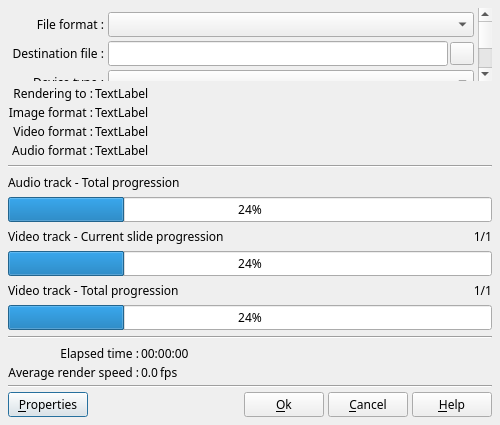
<?xml version="1.0" encoding="UTF-8"?>
<ui version="4.0">
 <class>DlgRenderVideo</class>
 <widget class="QDialog" name="DlgRenderVideo">
  <property name="geometry">
   <rect>
    <x>0</x>
    <y>0</y>
    <width>500</width>
    <height>425</height>
   </rect>
  </property>
  <property name="minimumSize">
   <size>
    <width>500</width>
    <height>350</height>
   </size>
  </property>
  <property name="font">
   <font>
    <family>Sans Serif</family>
    <pointsize>9</pointsize>
   </font>
  </property>
  <property name="windowTitle">
   <string notr="true">Render video</string>
  </property>
  <layout class="QVBoxLayout" name="verticalLayout">
   <property name="spacing">
    <number>4</number>
   </property>
   <property name="margin">
    <number>8</number>
   </property>
   <item>
    <widget class="QScrollArea" name="SelectDestScroll">
     <property name="frameShape">
      <enum>QFrame::NoFrame</enum>
     </property>
     <property name="widgetResizable">
      <bool>true</bool>
     </property>
     <widget class="QWidget" name="SelectDestWidget">
      <property name="geometry">
       <rect>
        <x>0</x>
        <y>0</y>
        <width>467</width>
        <height>367</height>
       </rect>
      </property>
      <layout class="QGridLayout" name="gridLayout_2">
       <property name="margin">
        <number>4</number>
       </property>
       <property name="spacing">
        <number>4</number>
       </property>
       <item row="11" column="0">
        <widget class="QLabel" name="ImageSizeLabel">
         <property name="text">
          <string>Image format :</string>
         </property>
         <property name="alignment">
          <set>Qt::AlignRight|Qt::AlignTrailing|Qt::AlignVCenter</set>
         </property>
        </widget>
       </item>
       <item row="4" column="0">
        <widget class="QLabel" name="label">
         <property name="text">
          <string>Destination file :</string>
         </property>
         <property name="alignment">
          <set>Qt::AlignRight|Qt::AlignTrailing|Qt::AlignVCenter</set>
         </property>
        </widget>
       </item>
       <item row="4" column="1">
        <layout class="QHBoxLayout" name="horizontalLayout">
         <property name="spacing">
          <number>2</number>
         </property>
         <property name="margin">
          <number>0</number>
         </property>
         <item>
          <widget class="QLineEdit" name="DestinationFilePath">
           <property name="toolTip">
            <string>Destination file path</string>
           </property>
          </widget>
         </item>
         <item>
          <widget class="QToolButton" name="DestinationFilePathBT">
           <property name="toolTip">
            <string>Select the destination file path</string>
           </property>
           <property name="text">
            <string notr="true"/>
           </property>
           <property name="icon">
            <iconset>
             <normaloff>:/img/FolderOpen.png</normaloff>:/img/FolderOpen.png</iconset>
           </property>
          </widget>
         </item>
        </layout>
       </item>
       <item row="9" column="0">
        <widget class="QLabel" name="StandardLabel">
         <property name="text">
          <string>Video standard :</string>
         </property>
         <property name="alignment">
          <set>Qt::AlignRight|Qt::AlignTrailing|Qt::AlignVCenter</set>
         </property>
        </widget>
       </item>
       <item row="9" column="1">
        <layout class="QHBoxLayout" name="horizontalLayout_7">
         <property name="spacing">
          <number>2</number>
         </property>
         <item>
          <widget class="QComboBox" name="StandardCombo">
           <property name="toolTip">
            <string>Select the video standard to use, PAL or NTSC.</string>
           </property>
           <item>
            <property name="text">
             <string>PAL</string>
            </property>
           </item>
           <item>
            <property name="text">
             <string>NTSC</string>
            </property>
           </item>
          </widget>
         </item>
         <item>
          <widget class="QLabel" name="GeometryLabel">
           <property name="sizePolicy">
            <sizepolicy hsizetype="Expanding" vsizetype="Preferred">
             <horstretch>0</horstretch>
             <verstretch>0</verstretch>
            </sizepolicy>
           </property>
           <property name="text">
            <string>Geometry :</string>
           </property>
           <property name="alignment">
            <set>Qt::AlignRight|Qt::AlignTrailing|Qt::AlignVCenter</set>
           </property>
          </widget>
         </item>
         <item>
          <widget class="QComboBox" name="GeometryCombo">
           <property name="currentIndex">
            <number>0</number>
           </property>
           <item>
            <property name="text">
             <string>Old TV (4:3)</string>
            </property>
           </item>
           <item>
            <property name="text">
             <string>TV Wide (16:9)</string>
            </property>
           </item>
           <item>
            <property name="text">
             <string>Cinema (2.35:1)</string>
            </property>
           </item>
          </widget>
         </item>
        </layout>
       </item>
       <item row="11" column="1">
        <layout class="QHBoxLayout" name="horizontalLayout_6">
         <property name="spacing">
          <number>2</number>
         </property>
         <item>
          <widget class="QComboBox" name="ImageSizeCombo">
           <property name="toolTip">
            <string>Select the image resolution to use for the rendering.</string>
           </property>
           <property name="currentIndex">
            <number>-1</number>
           </property>
          </widget>
         </item>
        </layout>
       </item>
       <item row="13" column="1">
        <layout class="QHBoxLayout" name="horizontalLayout_8">
         <property name="spacing">
          <number>2</number>
         </property>
         <item>
          <widget class="QComboBox" name="VideoFormatCB">
           <property name="sizePolicy">
            <sizepolicy hsizetype="Expanding" vsizetype="Fixed">
             <horstretch>0</horstretch>
             <verstretch>0</verstretch>
            </sizepolicy>
           </property>
           <property name="minimumSize">
            <size>
             <width>150</width>
             <height>0</height>
            </size>
           </property>
           <property name="toolTip">
            <string>Select the video codec to use for the rendering.</string>
           </property>
          </widget>
         </item>
         <item>
          <widget class="QLabel" name="VideoBitRateLabel">
           <property name="sizePolicy">
            <sizepolicy hsizetype="Preferred" vsizetype="Preferred">
             <horstretch>0</horstretch>
             <verstretch>0</verstretch>
            </sizepolicy>
           </property>
           <property name="text">
            <string>Bit rate :</string>
           </property>
           <property name="alignment">
            <set>Qt::AlignRight|Qt::AlignTrailing|Qt::AlignVCenter</set>
           </property>
          </widget>
         </item>
         <item>
          <widget class="QComboBox" name="VideoBitRateCB">
           <property name="minimumSize">
            <size>
             <width>80</width>
             <height>0</height>
            </size>
           </property>
           <property name="maximumSize">
            <size>
             <width>80</width>
             <height>16777215</height>
            </size>
           </property>
           <property name="toolTip">
            <string>Select the bit rate to use for video during the rendering.</string>
           </property>
          </widget>
         </item>
        </layout>
       </item>
       <item row="15" column="1">
        <layout class="QHBoxLayout" name="horizontalLayout_9">
         <property name="spacing">
          <number>2</number>
         </property>
         <item>
          <widget class="QComboBox" name="AudioFormatCB">
           <property name="sizePolicy">
            <sizepolicy hsizetype="Expanding" vsizetype="Fixed">
             <horstretch>0</horstretch>
             <verstretch>0</verstretch>
            </sizepolicy>
           </property>
           <property name="minimumSize">
            <size>
             <width>150</width>
             <height>0</height>
            </size>
           </property>
           <property name="toolTip">
            <string>Select the audio codec to use for the rendering.</string>
           </property>
          </widget>
         </item>
         <item>
          <widget class="QLabel" name="AudioBitRateLabel">
           <property name="text">
            <string>Bit rate :</string>
           </property>
           <property name="alignment">
            <set>Qt::AlignRight|Qt::AlignTrailing|Qt::AlignVCenter</set>
           </property>
          </widget>
         </item>
         <item>
          <widget class="QComboBox" name="AudioBitRateCB">
           <property name="minimumSize">
            <size>
             <width>80</width>
             <height>0</height>
            </size>
           </property>
           <property name="maximumSize">
            <size>
             <width>80</width>
             <height>16777215</height>
            </size>
           </property>
           <property name="toolTip">
            <string>Select the bit rate to use for audio during the rendering.</string>
           </property>
          </widget>
         </item>
        </layout>
       </item>
       <item row="2" column="0">
        <widget class="QLabel" name="FileFormatLabel">
         <property name="text">
          <string>File format :</string>
         </property>
         <property name="alignment">
          <set>Qt::AlignRight|Qt::AlignTrailing|Qt::AlignVCenter</set>
         </property>
        </widget>
       </item>
       <item row="2" column="1">
        <widget class="QComboBox" name="FileFormatCB">
         <property name="sizePolicy">
          <sizepolicy hsizetype="Preferred" vsizetype="Fixed">
           <horstretch>0</horstretch>
           <verstretch>0</verstretch>
          </sizepolicy>
         </property>
         <property name="toolTip">
          <string>Select the file type to use for the rendering.</string>
         </property>
        </widget>
       </item>
       <item row="15" column="0">
        <widget class="QLabel" name="AudioFormatLabel">
         <property name="text">
          <string>Audio codec :</string>
         </property>
         <property name="alignment">
          <set>Qt::AlignRight|Qt::AlignTrailing|Qt::AlignVCenter</set>
         </property>
        </widget>
       </item>
       <item row="13" column="0">
        <widget class="QLabel" name="VideoFormatLabel">
         <property name="text">
          <string>Video codec :</string>
         </property>
         <property name="alignment">
          <set>Qt::AlignRight|Qt::AlignTrailing|Qt::AlignVCenter</set>
         </property>
        </widget>
       </item>
       <item row="6" column="1">
        <widget class="QComboBox" name="DeviceModelCB">
         <property name="toolTip">
          <string>Select the model of equipment</string>
         </property>
        </widget>
       </item>
       <item row="6" column="0">
        <widget class="QLabel" name="DeviceModelLabel">
         <property name="text">
          <string>Device model :</string>
         </property>
         <property name="alignment">
          <set>Qt::AlignRight|Qt::AlignTrailing|Qt::AlignVCenter</set>
         </property>
        </widget>
       </item>
       <item row="5" column="0">
        <widget class="QLabel" name="DeviceTypeLabel">
         <property name="text">
          <string>Device type :</string>
         </property>
         <property name="alignment">
          <set>Qt::AlignRight|Qt::AlignTrailing|Qt::AlignVCenter</set>
         </property>
        </widget>
       </item>
       <item row="5" column="1">
        <widget class="QComboBox" name="DeviceTypeCB">
         <property name="toolTip">
          <string>Select the type of equipment.</string>
         </property>
        </widget>
       </item>
       <item row="18" column="1">
        <spacer name="verticalSpacer_2">
         <property name="orientation">
          <enum>Qt::Vertical</enum>
         </property>
         <property name="sizeHint" stdset="0">
          <size>
           <width>20</width>
           <height>40</height>
          </size>
         </property>
        </spacer>
       </item>
       <item row="7" column="1">
        <layout class="QGridLayout" name="gridLayout_4">
         <property name="horizontalSpacing">
          <number>4</number>
         </property>
         <property name="verticalSpacing">
          <number>2</number>
         </property>
         <item row="0" column="0" colspan="5">
          <widget class="QRadioButton" name="RenderZoneAllBt">
           <property name="text">
            <string>All slides</string>
           </property>
          </widget>
         </item>
         <item row="1" column="0">
          <widget class="QRadioButton" name="RenderZoneFromBt">
           <property name="text">
            <string>From</string>
           </property>
          </widget>
         </item>
         <item row="1" column="1">
          <widget class="QSpinBox" name="RenderZoneFromED"/>
         </item>
         <item row="1" column="2">
          <widget class="QLabel" name="RenderZoneTo">
           <property name="text">
            <string>To</string>
           </property>
          </widget>
         </item>
         <item row="1" column="3">
          <widget class="QSpinBox" name="RenderZoneToED"/>
         </item>
         <item row="1" column="4">
          <spacer name="horizontalSpacer">
           <property name="orientation">
            <enum>Qt::Horizontal</enum>
           </property>
           <property name="sizeHint" stdset="0">
            <size>
             <width>40</width>
             <height>20</height>
            </size>
           </property>
          </spacer>
         </item>
        </layout>
       </item>
       <item row="7" column="0">
        <widget class="QLabel" name="label_2">
         <property name="text">
          <string>To render :</string>
         </property>
         <property name="alignment">
          <set>Qt::AlignRight|Qt::AlignTop|Qt::AlignTrailing</set>
         </property>
        </widget>
       </item>
       <item row="14" column="0">
        <widget class="QLabel" name="label_3">
         <property name="text">
          <string>Sound :</string>
         </property>
         <property name="alignment">
          <set>Qt::AlignRight|Qt::AlignTrailing|Qt::AlignVCenter</set>
         </property>
        </widget>
       </item>
       <item row="14" column="1">
        <widget class="QCheckBox" name="IncludeSoundCB">
         <property name="text">
          <string>Include sound in the video</string>
         </property>
        </widget>
       </item>
       <item row="17" column="0" colspan="2">
        <widget class="QLabel" name="RenderFormatText">
         <property name="text">
          <string notr="true"/>
         </property>
         <property name="wordWrap">
          <bool>true</bool>
         </property>
        </widget>
       </item>
       <item row="16" column="1">
        <layout class="QHBoxLayout" name="horizontalLayout_10">
         <property name="margin">
          <number>0</number>
         </property>
         <item>
          <widget class="QLineEdit" name="LanguageED">
           <property name="sizePolicy">
            <sizepolicy hsizetype="Fixed" vsizetype="Fixed">
             <horstretch>0</horstretch>
             <verstretch>0</verstretch>
            </sizepolicy>
           </property>
           <property name="minimumSize">
            <size>
             <width>50</width>
             <height>0</height>
            </size>
           </property>
           <property name="maximumSize">
            <size>
             <width>50</width>
             <height>16777215</height>
            </size>
           </property>
           <property name="text">
            <string>und</string>
           </property>
           <property name="maxLength">
            <number>3</number>
           </property>
          </widget>
         </item>
         <item>
          <widget class="QLabel" name="label_5">
           <property name="text">
            <string>(ISO 639 language code)</string>
           </property>
          </widget>
         </item>
        </layout>
       </item>
       <item row="16" column="0">
        <widget class="QLabel" name="label_7">
         <property name="text">
          <string>Language :</string>
         </property>
         <property name="alignment">
          <set>Qt::AlignRight|Qt::AlignTrailing|Qt::AlignVCenter</set>
         </property>
        </widget>
       </item>
      </layout>
     </widget>
    </widget>
   </item>
   <item>
    <widget class="QWidget" name="ProcessWidget" native="true">
     <layout class="QVBoxLayout" name="verticalLayout_3">
      <property name="spacing">
       <number>6</number>
      </property>
      <property name="margin">
       <number>0</number>
      </property>
      <item>
       <layout class="QGridLayout" name="gridLayout_3">
        <property name="margin">
         <number>0</number>
        </property>
        <property name="spacing">
         <number>2</number>
        </property>
        <item row="0" column="0">
         <widget class="QLabel" name="label_6">
          <property name="text">
           <string>Rendering to :</string>
          </property>
          <property name="alignment">
           <set>Qt::AlignRight|Qt::AlignTop|Qt::AlignTrailing</set>
          </property>
         </widget>
        </item>
        <item row="1" column="0">
         <widget class="QLabel" name="label_11">
          <property name="text">
           <string>Image format :</string>
          </property>
          <property name="alignment">
           <set>Qt::AlignRight|Qt::AlignTop|Qt::AlignTrailing</set>
          </property>
         </widget>
        </item>
        <item row="2" column="0">
         <widget class="QLabel" name="label_12">
          <property name="text">
           <string>Video format :</string>
          </property>
          <property name="alignment">
           <set>Qt::AlignRight|Qt::AlignTop|Qt::AlignTrailing</set>
          </property>
         </widget>
        </item>
        <item row="3" column="0">
         <widget class="QLabel" name="label_13">
          <property name="text">
           <string>Audio format :</string>
          </property>
          <property name="alignment">
           <set>Qt::AlignRight|Qt::AlignTop|Qt::AlignTrailing</set>
          </property>
         </widget>
        </item>
        <item row="0" column="1">
         <widget class="QLabel" name="InformationLabel1">
          <property name="sizePolicy">
           <sizepolicy hsizetype="MinimumExpanding" vsizetype="Preferred">
            <horstretch>0</horstretch>
            <verstretch>0</verstretch>
           </sizepolicy>
          </property>
          <property name="text">
           <string notr="true">TextLabel</string>
          </property>
          <property name="alignment">
           <set>Qt::AlignLeading|Qt::AlignLeft|Qt::AlignTop</set>
          </property>
          <property name="wordWrap">
           <bool>true</bool>
          </property>
         </widget>
        </item>
        <item row="1" column="1">
         <widget class="QLabel" name="InformationLabel2">
          <property name="sizePolicy">
           <sizepolicy hsizetype="MinimumExpanding" vsizetype="Preferred">
            <horstretch>0</horstretch>
            <verstretch>0</verstretch>
           </sizepolicy>
          </property>
          <property name="text">
           <string notr="true">TextLabel</string>
          </property>
          <property name="alignment">
           <set>Qt::AlignLeading|Qt::AlignLeft|Qt::AlignTop</set>
          </property>
          <property name="wordWrap">
           <bool>true</bool>
          </property>
         </widget>
        </item>
        <item row="2" column="1">
         <widget class="QLabel" name="InformationLabel3">
          <property name="sizePolicy">
           <sizepolicy hsizetype="MinimumExpanding" vsizetype="Preferred">
            <horstretch>0</horstretch>
            <verstretch>0</verstretch>
           </sizepolicy>
          </property>
          <property name="text">
           <string notr="true">TextLabel</string>
          </property>
          <property name="alignment">
           <set>Qt::AlignLeading|Qt::AlignLeft|Qt::AlignTop</set>
          </property>
          <property name="wordWrap">
           <bool>true</bool>
          </property>
         </widget>
        </item>
        <item row="3" column="1">
         <widget class="QLabel" name="InformationLabel4">
          <property name="sizePolicy">
           <sizepolicy hsizetype="MinimumExpanding" vsizetype="Preferred">
            <horstretch>0</horstretch>
            <verstretch>0</verstretch>
           </sizepolicy>
          </property>
          <property name="text">
           <string notr="true">TextLabel</string>
          </property>
          <property name="alignment">
           <set>Qt::AlignLeading|Qt::AlignLeft|Qt::AlignTop</set>
          </property>
          <property name="wordWrap">
           <bool>true</bool>
          </property>
         </widget>
        </item>
       </layout>
      </item>
      <item>
       <widget class="Line" name="line_2">
        <property name="orientation">
         <enum>Qt::Horizontal</enum>
        </property>
       </widget>
      </item>
      <item>
       <layout class="QHBoxLayout" name="horizontalLayout_5">
        <property name="spacing">
         <number>2</number>
        </property>
        <property name="margin">
         <number>0</number>
        </property>
        <item>
         <widget class="QLabel" name="SoundProgressLabel">
          <property name="text">
           <string>Audio track - Total progression</string>
          </property>
         </widget>
        </item>
       </layout>
      </item>
      <item>
       <widget class="QProgressBar" name="SoundProgressBar">
        <property name="value">
         <number>24</number>
        </property>
        <property name="alignment">
         <set>Qt::AlignCenter</set>
        </property>
       </widget>
      </item>
      <item>
       <layout class="QHBoxLayout" name="horizontalLayout_3">
        <property name="spacing">
         <number>2</number>
        </property>
        <property name="margin">
         <number>0</number>
        </property>
        <item>
         <widget class="QLabel" name="label_8">
          <property name="sizePolicy">
           <sizepolicy hsizetype="Preferred" vsizetype="Preferred">
            <horstretch>0</horstretch>
            <verstretch>0</verstretch>
           </sizepolicy>
          </property>
          <property name="text">
           <string>Video track - Current slide progression</string>
          </property>
         </widget>
        </item>
        <item>
         <widget class="QLabel" name="SlideNumberLabel">
          <property name="sizePolicy">
           <sizepolicy hsizetype="Preferred" vsizetype="Preferred">
            <horstretch>0</horstretch>
            <verstretch>0</verstretch>
           </sizepolicy>
          </property>
          <property name="minimumSize">
           <size>
            <width>100</width>
            <height>0</height>
           </size>
          </property>
          <property name="maximumSize">
           <size>
            <width>100</width>
            <height>16777215</height>
           </size>
          </property>
          <property name="text">
           <string notr="true">1/1</string>
          </property>
          <property name="alignment">
           <set>Qt::AlignRight|Qt::AlignTrailing|Qt::AlignVCenter</set>
          </property>
         </widget>
        </item>
       </layout>
      </item>
      <item>
       <widget class="QProgressBar" name="SlideProgressBar">
        <property name="value">
         <number>24</number>
        </property>
        <property name="alignment">
         <set>Qt::AlignCenter</set>
        </property>
       </widget>
      </item>
      <item>
       <layout class="QHBoxLayout" name="horizontalLayout_4">
        <property name="spacing">
         <number>2</number>
        </property>
        <property name="margin">
         <number>0</number>
        </property>
        <item>
         <widget class="QLabel" name="label_9">
          <property name="sizePolicy">
           <sizepolicy hsizetype="Preferred" vsizetype="Preferred">
            <horstretch>0</horstretch>
            <verstretch>0</verstretch>
           </sizepolicy>
          </property>
          <property name="text">
           <string>Video track - Total progression</string>
          </property>
         </widget>
        </item>
        <item>
         <widget class="QLabel" name="FrameNumberLabel">
          <property name="minimumSize">
           <size>
            <width>100</width>
            <height>0</height>
           </size>
          </property>
          <property name="maximumSize">
           <size>
            <width>100</width>
            <height>16777215</height>
           </size>
          </property>
          <property name="text">
           <string notr="true">1/1</string>
          </property>
          <property name="alignment">
           <set>Qt::AlignRight|Qt::AlignTrailing|Qt::AlignVCenter</set>
          </property>
         </widget>
        </item>
       </layout>
      </item>
      <item>
       <widget class="QProgressBar" name="TotalProgressBar">
        <property name="value">
         <number>24</number>
        </property>
        <property name="alignment">
         <set>Qt::AlignCenter</set>
        </property>
       </widget>
      </item>
      <item>
       <widget class="Line" name="line_3">
        <property name="orientation">
         <enum>Qt::Horizontal</enum>
        </property>
       </widget>
      </item>
      <item>
       <layout class="QGridLayout" name="gridLayout">
        <property name="margin">
         <number>0</number>
        </property>
        <property name="spacing">
         <number>2</number>
        </property>
        <item row="0" column="0">
         <widget class="QLabel" name="DisplayTextLabel">
          <property name="text">
           <string>Elapsed time :</string>
          </property>
          <property name="alignment">
           <set>Qt::AlignRight|Qt::AlignTrailing|Qt::AlignVCenter</set>
          </property>
         </widget>
        </item>
        <item row="1" column="0">
         <widget class="QLabel" name="label_16">
          <property name="text">
           <string>Average render speed :</string>
          </property>
          <property name="alignment">
           <set>Qt::AlignRight|Qt::AlignTrailing|Qt::AlignVCenter</set>
          </property>
         </widget>
        </item>
        <item row="0" column="1" colspan="2">
         <widget class="QLabel" name="ElapsedTimeLabel">
          <property name="sizePolicy">
           <sizepolicy hsizetype="Expanding" vsizetype="Preferred">
            <horstretch>0</horstretch>
            <verstretch>0</verstretch>
           </sizepolicy>
          </property>
          <property name="text">
           <string notr="true">00:00:00</string>
          </property>
         </widget>
        </item>
        <item row="1" column="1">
         <widget class="QLabel" name="FPSLabel">
          <property name="text">
           <string notr="true">0.0</string>
          </property>
         </widget>
        </item>
        <item row="1" column="2">
         <widget class="QLabel" name="label_17">
          <property name="sizePolicy">
           <sizepolicy hsizetype="Expanding" vsizetype="Preferred">
            <horstretch>0</horstretch>
            <verstretch>0</verstretch>
           </sizepolicy>
          </property>
          <property name="text">
           <string>fps</string>
          </property>
         </widget>
        </item>
       </layout>
      </item>
     </layout>
    </widget>
   </item>
   <item>
    <spacer name="verticalSpacer">
     <property name="orientation">
      <enum>Qt::Vertical</enum>
     </property>
     <property name="sizeHint" stdset="0">
      <size>
       <width>0</width>
       <height>0</height>
      </size>
     </property>
    </spacer>
   </item>
   <item>
    <widget class="Line" name="line">
     <property name="orientation">
      <enum>Qt::Horizontal</enum>
     </property>
    </widget>
   </item>
   <item>
    <layout class="QHBoxLayout" name="horizontalLayout_2">
     <property name="spacing">
      <number>4</number>
     </property>
     <item>
      <widget class="QPushButton" name="ProjectPropertiesBt">
       <property name="toolTip">
        <string>Accept modification and start rendering process</string>
       </property>
       <property name="text">
        <string>&amp;Properties</string>
       </property>
       <property name="icon">
        <iconset>
         <normaloff>:/img/PrjProperties.png</normaloff>:/img/PrjProperties.png</iconset>
       </property>
      </widget>
     </item>
     <item>
      <spacer name="horizontalSpacer_2">
       <property name="orientation">
        <enum>Qt::Horizontal</enum>
       </property>
       <property name="sizeHint" stdset="0">
        <size>
         <width>40</width>
         <height>20</height>
        </size>
       </property>
      </spacer>
     </item>
     <item>
      <widget class="QPushButton" name="OkBt">
       <property name="toolTip">
        <string>Accept modification and start rendering process</string>
       </property>
       <property name="text">
        <string>&amp;Ok</string>
       </property>
       <property name="icon">
        <iconset>
         <normaloff>:/img/action_ok.png</normaloff>:/img/action_ok.png</iconset>
       </property>
      </widget>
     </item>
     <item>
      <widget class="QPushButton" name="CancelBt">
       <property name="toolTip">
        <string>Cancel modification or rendering process and exit dialog box</string>
       </property>
       <property name="text">
        <string>&amp;Cancel</string>
       </property>
       <property name="icon">
        <iconset>
         <normaloff>:/img/action_cancel.png</normaloff>:/img/action_cancel.png</iconset>
       </property>
      </widget>
     </item>
     <item>
      <widget class="QPushButton" name="HelpBT">
       <property name="toolTip">
        <string>Open help page describing this dialog box</string>
       </property>
       <property name="text">
        <string>&amp;Help</string>
       </property>
       <property name="icon">
        <iconset>
         <normaloff>:/img/help.png</normaloff>:/img/help.png</iconset>
       </property>
       <property name="shortcut">
        <string>F1</string>
       </property>
      </widget>
     </item>
    </layout>
   </item>
  </layout>
 </widget>
 <tabstops>
  <tabstop>FileFormatCB</tabstop>
  <tabstop>DestinationFilePath</tabstop>
  <tabstop>DestinationFilePathBT</tabstop>
  <tabstop>DeviceTypeCB</tabstop>
  <tabstop>DeviceModelCB</tabstop>
  <tabstop>StandardCombo</tabstop>
  <tabstop>GeometryCombo</tabstop>
  <tabstop>ImageSizeCombo</tabstop>
  <tabstop>VideoFormatCB</tabstop>
  <tabstop>VideoBitRateCB</tabstop>
  <tabstop>AudioFormatCB</tabstop>
  <tabstop>AudioBitRateCB</tabstop>
  <tabstop>OkBt</tabstop>
  <tabstop>CancelBt</tabstop>
  <tabstop>HelpBT</tabstop>
  <tabstop>SelectDestScroll</tabstop>
 </tabstops>
 <resources/>
 <connections/>
</ui>
